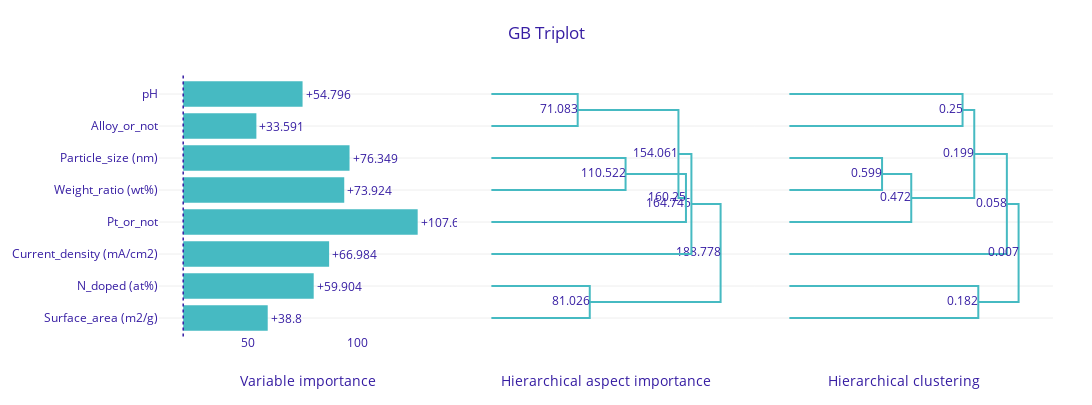

Notebook source saved alongside this figure:
### Code cell
mt_GB = asp_GB.model_triplot(random_state=42)
mt_GB.plot(title='GB Triplot')

### Figure 1 — Plotly figure (JSON) as saved in the notebook; plotly's stock layout.template omitted (floating-point values rounded to 4 significant figures)
{"data": [{"base": 20.06, "hoverinfo": "text", "hoverlabel": {"bgcolor": "rgba(0,0,0,0.8)"}, "hovertext": ["Drop-out loss: 58.86<br>Drop-out loss change: +38.8<br>Variable: Surface_area (m2/g)", "Drop-out loss: 79.964<br>Drop-out loss change: +59.904<br>Variable: N_doped (at%)", "Drop-out loss: 87.044<br>Drop-out loss change: +66.984<br>Variable: Current_density (mA/cm2)", "Drop-out loss: 127.691<br>Drop-out loss change: +107.631<br>Variable: Pt_or_not", "Drop-out loss: 93.984<br>Drop-out loss change: +73.924<br>Variable: Weight_ratio (wt%)", "Drop-out loss: 96.409<br>Drop-out loss change: +76.349<br>Variable: Particle_size (nm)", "Drop-out loss: 53.651<br>Drop-out loss change: +33.591<br>Variable: Alloy_or_not", "Drop-out loss: 74.856<br>Drop-out loss change: +54.796<br>Variable: pH"], "marker": {"color": "#46bac2"}, "orientation": "h", "showlegend": false, "text": ["+38.8", "+59.904", "+66.984", "+107.631", "+73.924", "+76.349", "+33.591", "+54.796"], "textfont": {"color": ["#371ea3", "#371ea3", "#371ea3", "#371ea3", "#371ea3", "#371ea3", "#371ea3", "#371ea3"]}, "textposition": "outside", "type": "bar", "x": [38.8, 59.9, 66.98, 107.6, 73.92, 76.35, 33.59, 54.8], "y": [-5, -15, -25, -35, -45, -55, -65, -75]}, {"hoverinfo": "text", "hoverlabel": {"bgcolor": "rgba(0,0,0,0.8)"}, "hovertext": "Min abs depend: 0.007<br>(between variables: Weight_ratio (wt%), N_doped (at%))<br>Drop-out loss: 208.825<br>Drop-out loss change: +188.778<br>Variables:<br>Alloy_or_not<br>Pt_or_not<br>Weight_ratio (wt%)<br>Particle_size (nm)<br>Surface_area (m2/g)<br>N_doped (at%)<br>pH<br>Current_density (mA/cm2)", "line": {"color": "#46bac2", "width": 2}, "marker": {"color": "#46bac2"}, "mode": "text+lines", "text": [null, null, null, null, null, null, null, null, null, null, null, null, null, null, null, null, null, null, null, null, "188.778", null, null, null, null, null, null, null, null], "textposition": "middle left", "type": "scatter", "x": [81.03, 87.76, 94.49, 101.2, 108.0, 114.7, 121.4, 128.2, 134.9, 141.6, 148.4, 155.1, 161.8, 168.6, 175.3, 182.0, 188.8, 188.8, 188.8, 188.8, 188.8, 188.8, 188.8, 188.8, 188.8, 182.8, 176.8, 170.8, 164.7], "xaxis": "x2", "y": [-10, -10, -10, -10, -10, -10, -10, -10, -10, -10, -10, -10, -10, -10, -10, -10, -10, -13.83, -17.66, -21.48, -25.31, -29.14, -32.97, -36.8, -40.62, -40.62, -40.62, -40.62, -40.62], "yaxis": "y"}, {"hoverinfo": "text", "hoverlabel": {"bgcolor": "rgba(0,0,0,0.8)"}, "hovertext": "Min abs depend: 0.058<br>(between variables: Weight_ratio (wt%), Current_density (mA/cm2))<br>Drop-out loss: 184.383<br>Drop-out loss change: +164.745<br>Variables:<br>Alloy_or_not<br>Pt_or_not<br>Weight_ratio (wt%)<br>Particle_size (nm)<br>pH<br>Current_density (mA/cm2)", "line": {"color": "#46bac2", "width": 2}, "marker": {"color": "#46bac2"}, "mode": "text+lines", "text": [null, null, null, null, null, null, null, null, null, null, null, null, null, null, null, null, null, null, null, null, null, null, null, null, null, null, null, null, null, "164.745", null, null, null, null, null, null, null, null], "textposition": "middle left", "type": "scatter", "x": [0, 6.59, 13.18, 19.77, 26.36, 32.95, 39.54, 46.13, 52.72, 59.31, 65.9, 72.49, 79.08, 85.67, 92.26, 98.85, 105.4, 112.0, 118.6, 125.2, 131.8, 138.4, 145.0, 151.6, 158.2, 164.7, 164.7, 164.7, 164.7, 164.7, 164.7, 164.7, 164.7, 164.7, 162.1, 159.4, 156.7, 154.1], "xaxis": "x2", "y": [-25, -25, -25, -25, -25, -25, -25, -25, -25, -25, -25, -25, -25, -25, -25, -25, -25, -25, -25, -25, -25, -25, -25, -25, -25, -25, -28.91, -32.81, -36.72, -40.62, -44.53, -48.44, -52.34, -56.25, -56.25, -56.25, -56.25, -56.25], "yaxis": "y"}, {"hoverinfo": "text", "hoverlabel": {"bgcolor": "rgba(0,0,0,0.8)"}, "hovertext": "Min abs depend: 0.199<br>(between variables: Weight_ratio (wt%), pH)<br>Drop-out loss: 173.955<br>Drop-out loss change: +154.061<br>Variables:<br>Alloy_or_not<br>Pt_or_not<br>Weight_ratio (wt%)<br>Particle_size (nm)<br>pH", "line": {"color": "#46bac2", "width": 2}, "marker": {"color": "#46bac2"}, "mode": "text+lines", "text": [null, null, null, null, null, null, null, null, "154.061", null, null, null, null, null, null, null, null, null, null, null, null, null, null, null, null], "textposition": "middle left", "type": "scatter", "x": [160.2, 158.7, 157.2, 155.6, 154.1, 154.1, 154.1, 154.1, 154.1, 154.1, 154.1, 154.1, 154.1, 147.1, 140.2, 133.3, 126.4, 119.5, 112.6, 105.7, 98.74, 91.83, 84.91, 78.0, 71.08], "xaxis": "x2", "y": [-42.5, -42.5, -42.5, -42.5, -42.5, -45.94, -49.38, -52.81, -56.25, -59.69, -63.12, -66.56, -70, -70, -70, -70, -70, -70, -70, -70, -70, -70, -70, -70, -70], "yaxis": "y"}, {"hoverinfo": "text", "hoverlabel": {"bgcolor": "rgba(0,0,0,0.8)"}, "hovertext": "Min abs depend: 0.25<br>(between variables: Alloy_or_not, pH)<br>Drop-out loss: 90.649<br>Drop-out loss change: +71.083<br>Variables:<br>Alloy_or_not<br>pH", "line": {"color": "#46bac2", "width": 2}, "marker": {"color": "#46bac2"}, "mode": "text+lines", "text": [null, null, null, null, null, null, null, null, null, null, null, null, null, null, "71.083", null, null, null, null, null, null, null, null, null, null, null, null, null, null], "textposition": "middle left", "type": "scatter", "x": [0, 7.108, 14.22, 21.32, 28.43, 35.54, 42.65, 49.76, 56.87, 63.97, 71.08, 71.08, 71.08, 71.08, 71.08, 71.08, 71.08, 71.08, 71.08, 63.97, 56.87, 49.76, 42.65, 35.54, 28.43, 21.32, 14.22, 7.108, 0], "xaxis": "x2", "y": [-65, -65, -65, -65, -65, -65, -65, -65, -65, -65, -65, -66.25, -67.5, -68.75, -70, -71.25, -72.5, -73.75, -75, -75, -75, -75, -75, -75, -75, -75, -75, -75, -75], "yaxis": "y"}, {"hoverinfo": "text", "hoverlabel": {"bgcolor": "rgba(0,0,0,0.8)"}, "hovertext": "Min abs depend: 0.472<br>(between variables: Pt_or_not, Weight_ratio (wt%))<br>Drop-out loss: 180.253<br>Drop-out loss change: +160.25<br>Variables:<br>Pt_or_not<br>Weight_ratio (wt%)<br>Particle_size (nm)", "line": {"color": "#46bac2", "width": 2}, "marker": {"color": "#46bac2"}, "mode": "text+lines", "text": [null, null, null, null, null, null, null, null, null, null, null, null, null, null, null, null, null, null, null, null, null, null, null, null, null, null, null, null, null, "160.25", null, null, null, null, null, null, null, null, null, null, null], "textposition": "middle left", "type": "scatter", "x": [0, 6.41, 12.82, 19.23, 25.64, 32.05, 38.46, 44.87, 51.28, 57.69, 64.1, 70.51, 76.92, 83.33, 89.74, 96.15, 102.6, 109.0, 115.4, 121.8, 128.2, 134.6, 141.0, 147.4, 153.8, 160.2, 160.2, 160.2, 160.2, 160.2, 160.2, 160.2, 160.2, 160.2, 153.1, 146.0, 138.9, 131.8, 124.7, 117.6, 110.5], "xaxis": "x2", "y": [-35, -35, -35, -35, -35, -35, -35, -35, -35, -35, -35, -35, -35, -35, -35, -35, -35, -35, -35, -35, -35, -35, -35, -35, -35, -35, -36.88, -38.75, -40.62, -42.5, -44.38, -46.25, -48.12, -50, -50, -50, -50, -50, -50, -50, -50], "yaxis": "y"}, {"hoverinfo": "text", "hoverlabel": {"bgcolor": "rgba(0,0,0,0.8)"}, "hovertext": "Min abs depend: 0.599<br>(between variables: Weight_ratio (wt%), Particle_size (nm))<br>Drop-out loss: 130.622<br>Drop-out loss change: +110.522<br>Variables:<br>Weight_ratio (wt%)<br>Particle_size (nm)", "line": {"color": "#46bac2", "width": 2}, "marker": {"color": "#46bac2"}, "mode": "text+lines", "text": [null, null, null, null, null, null, null, null, null, null, null, null, null, null, null, null, null, null, null, null, null, "110.522", null, null, null, null, null, null, null, null, null, null, null, null, null, null, null, null, null, null, null, null, null], "textposition": "middle left", "type": "scatter", "x": [0, 6.501, 13.0, 19.5, 26.01, 32.51, 39.01, 45.51, 52.01, 58.51, 65.01, 71.51, 78.02, 84.52, 91.02, 97.52, 104.0, 110.5, 110.5, 110.5, 110.5, 110.5, 110.5, 110.5, 110.5, 110.5, 104.0, 97.52, 91.02, 84.52, 78.02, 71.51, 65.01, 58.51, 52.01, 45.51, 39.01, 32.51, 26.01, 19.5, 13.0, 6.501, 0], "xaxis": "x2", "y": [-45, -45, -45, -45, -45, -45, -45, -45, -45, -45, -45, -45, -45, -45, -45, -45, -45, -45, -46.25, -47.5, -48.75, -50, -51.25, -52.5, -53.75, -55, -55, -55, -55, -55, -55, -55, -55, -55, -55, -55, -55, -55, -55, -55, -55, -55, -55], "yaxis": "y"}, {"hoverinfo": "text", "hoverlabel": {"bgcolor": "rgba(0,0,0,0.8)"}, "hovertext": "Min abs depend: 0.182<br>(between variables: Surface_area (m2/g), N_doped (at%))<br>Drop-out loss: 101.007<br>Drop-out loss change: +81.026<br>Variables:<br>Surface_area (m2/g)<br>N_doped (at%)", "line": {"color": "#46bac2", "width": 2}, "marker": {"color": "#46bac2"}, "mode": "text+lines", "text": [null, null, null, null, null, null, null, null, null, null, null, null, null, null, null, null, "81.026", null, null, null, null, null, null, null, null, null, null, null, null, null, null, null, null], "textposition": "middle left", "type": "scatter", "x": [0, 6.752, 13.5, 20.26, 27.01, 33.76, 40.51, 47.27, 54.02, 60.77, 67.52, 74.27, 81.03, 81.03, 81.03, 81.03, 81.03, 81.03, 81.03, 81.03, 81.03, 74.27, 67.52, 60.77, 54.02, 47.27, 40.51, 33.76, 27.01, 20.26, 13.5, 6.752, 0], "xaxis": "x2", "y": [-5, -5, -5, -5, -5, -5, -5, -5, -5, -5, -5, -5, -5, -6.25, -7.5, -8.75, -10, -11.25, -12.5, -13.75, -15, -15, -15, -15, -15, -15, -15, -15, -15, -15, -15, -15, -15], "yaxis": "y"}, {"hoverinfo": "text", "hoverlabel": {"bgcolor": "rgba(0,0,0,0.8)"}, "hovertext": "Min abs depend: 0.182<br>(between variables: Surface_area (m2/g), N_doped (at%))<br>Drop-out loss: 101.007<br>Drop-out loss change: +81.026<br>Variables:<br>Surface_area (m2/g)<br>N_doped (at%)", "line": {"color": "#46bac2", "width": 2}, "marker": {"color": "#46bac2"}, "mode": "text+lines", "text": [null, null, null, null, null, null, null, null, null, null, null, null, null, null, null, null, null, null, null, null, null, null, null, null, null, null, null, null, "0.182", null, null, null, null, null, null, null, null, null, null, null, null, null, null, null, null, null, null, null, null, null, null, null, null, null, null, null, null], "textposition": "middle left", "type": "scatter", "x": [0, 0.0341, 0.0682, 0.1023, 0.1364, 0.1705, 0.2046, 0.2387, 0.2728, 0.3069, 0.341, 0.3751, 0.4092, 0.4433, 0.4774, 0.5115, 0.5456, 0.5797, 0.6138, 0.6479, 0.682, 0.7161, 0.7502, 0.7843, 0.8184, 0.8184, 0.8184, 0.8184, 0.8184, 0.8184, 0.8184, 0.8184, 0.8184, 0.7843, 0.7502, 0.7161, 0.682, 0.6479, 0.6138, 0.5797, 0.5456, 0.5115, 0.4774, 0.4433, 0.4092, 0.3751, 0.341, 0.3069, 0.2728, 0.2387, 0.2046, 0.1705, 0.1364, 0.1023, 0.0682, 0.0341, 0], "xaxis": "x3", "y": [-5, -5, -5, -5, -5, -5, -5, -5, -5, -5, -5, -5, -5, -5, -5, -5, -5, -5, -5, -5, -5, -5, -5, -5, -5, -6.25, -7.5, -8.75, -10, -11.25, -12.5, -13.75, -15, -15, -15, -15, -15, -15, -15, -15, -15, -15, -15, -15, -15, -15, -15, -15, -15, -15, -15, -15, -15, -15, -15, -15, -15], "yaxis": "y"}, {"hoverinfo": "text", "hoverlabel": {"bgcolor": "rgba(0,0,0,0.8)"}, "hovertext": "Min abs depend: 0.599<br>(between variables: Weight_ratio (wt%), Particle_size (nm))<br>Drop-out loss: 130.622<br>Drop-out loss change: +110.522<br>Variables:<br>Weight_ratio (wt%)<br>Particle_size (nm)", "line": {"color": "#46bac2", "width": 2}, "marker": {"color": "#46bac2"}, "mode": "text+lines", "text": [null, null, null, null, null, null, null, null, null, null, null, null, null, null, null, "0.599", null, null, null, null, null, null, null, null, null, null, null, null, null, null, null], "textposition": "middle left", "type": "scatter", "x": [0, 0.0365, 0.073, 0.1095, 0.146, 0.1825, 0.219, 0.2555, 0.292, 0.3285, 0.365, 0.4015, 0.4015, 0.4015, 0.4015, 0.4015, 0.4015, 0.4015, 0.4015, 0.4015, 0.365, 0.3285, 0.292, 0.2555, 0.219, 0.1825, 0.146, 0.1095, 0.073, 0.0365, 0], "xaxis": "x3", "y": [-45, -45, -45, -45, -45, -45, -45, -45, -45, -45, -45, -45, -46.25, -47.5, -48.75, -50, -51.25, -52.5, -53.75, -55, -55, -55, -55, -55, -55, -55, -55, -55, -55, -55, -55], "yaxis": "y"}, {"hoverinfo": "text", "hoverlabel": {"bgcolor": "rgba(0,0,0,0.8)"}, "hovertext": "Min abs depend: 0.472<br>(between variables: Pt_or_not, Weight_ratio (wt%))<br>Drop-out loss: 180.253<br>Drop-out loss change: +160.25<br>Variables:<br>Pt_or_not<br>Weight_ratio (wt%)<br>Particle_size (nm)", "line": {"color": "#46bac2", "width": 2}, "marker": {"color": "#46bac2"}, "mode": "text+lines", "text": [null, null, null, null, null, null, null, null, null, null, null, null, null, null, null, null, null, null, null, "0.472", null, null, null, null, null, null, null, null], "textposition": "middle left", "type": "scatter", "x": [0, 0.0352, 0.0704, 0.1056, 0.1408, 0.176, 0.2112, 0.2464, 0.2816, 0.3168, 0.352, 0.3872, 0.4224, 0.4576, 0.4928, 0.528, 0.528, 0.528, 0.528, 0.528, 0.528, 0.528, 0.528, 0.528, 0.4963, 0.4647, 0.4331, 0.4015], "xaxis": "x3", "y": [-35, -35, -35, -35, -35, -35, -35, -35, -35, -35, -35, -35, -35, -35, -35, -35, -36.88, -38.75, -40.62, -42.5, -44.38, -46.25, -48.12, -50, -50, -50, -50, -50], "yaxis": "y"}, {"hoverinfo": "text", "hoverlabel": {"bgcolor": "rgba(0,0,0,0.8)"}, "hovertext": "Min abs depend: 0.25<br>(between variables: Alloy_or_not, pH)<br>Drop-out loss: 90.649<br>Drop-out loss change: +71.083<br>Variables:<br>Alloy_or_not<br>pH", "line": {"color": "#46bac2", "width": 2}, "marker": {"color": "#46bac2"}, "mode": "text+lines", "text": [null, null, null, null, null, null, null, null, null, null, null, null, null, null, null, null, null, null, null, null, null, null, null, null, null, null, "0.25", null, null, null, null, null, null, null, null, null, null, null, null, null, null, null, null, null, null, null, null, null, null, null, null, null, null], "textposition": "middle left", "type": "scatter", "x": [0, 0.0341, 0.0682, 0.1023, 0.1364, 0.1705, 0.2046, 0.2387, 0.2728, 0.3069, 0.341, 0.3751, 0.4092, 0.4433, 0.4774, 0.5115, 0.5456, 0.5797, 0.6138, 0.6479, 0.682, 0.7161, 0.7502, 0.7502, 0.7502, 0.7502, 0.7502, 0.7502, 0.7502, 0.7502, 0.7502, 0.7161, 0.682, 0.6479, 0.6138, 0.5797, 0.5456, 0.5115, 0.4774, 0.4433, 0.4092, 0.3751, 0.341, 0.3069, 0.2728, 0.2387, 0.2046, 0.1705, 0.1364, 0.1023, 0.0682, 0.0341, 0], "xaxis": "x3", "y": [-65, -65, -65, -65, -65, -65, -65, -65, -65, -65, -65, -65, -65, -65, -65, -65, -65, -65, -65, -65, -65, -65, -65, -66.25, -67.5, -68.75, -70, -71.25, -72.5, -73.75, -75, -75, -75, -75, -75, -75, -75, -75, -75, -75, -75, -75, -75, -75, -75, -75, -75, -75, -75, -75, -75, -75, -75], "yaxis": "y"}, {"hoverinfo": "text", "hoverlabel": {"bgcolor": "rgba(0,0,0,0.8)"}, "hovertext": "Min abs depend: 0.199<br>(between variables: Weight_ratio (wt%), pH)<br>Drop-out loss: 173.955<br>Drop-out loss change: +154.061<br>Variables:<br>Alloy_or_not<br>Pt_or_not<br>Weight_ratio (wt%)<br>Particle_size (nm)<br>pH", "line": {"color": "#46bac2", "width": 2}, "marker": {"color": "#46bac2"}, "mode": "text+lines", "text": [null, null, null, null, null, null, null, null, null, null, null, "0.199", null, null, null, null, null, null, null, null], "textposition": "middle left", "type": "scatter", "x": [0.528, 0.567, 0.6059, 0.6449, 0.6839, 0.7229, 0.7619, 0.8009, 0.8009, 0.8009, 0.8009, 0.8009, 0.8009, 0.8009, 0.8009, 0.8009, 0.7882, 0.7755, 0.7629, 0.7502], "xaxis": "x3", "y": [-42.5, -42.5, -42.5, -42.5, -42.5, -42.5, -42.5, -42.5, -45.94, -49.38, -52.81, -56.25, -59.69, -63.12, -66.56, -70, -70, -70, -70, -70], "yaxis": "y"}, {"hoverinfo": "text", "hoverlabel": {"bgcolor": "rgba(0,0,0,0.8)"}, "hovertext": "Min abs depend: 0.058<br>(between variables: Weight_ratio (wt%), Current_density (mA/cm2))<br>Drop-out loss: 184.383<br>Drop-out loss change: +164.745<br>Variables:<br>Alloy_or_not<br>Pt_or_not<br>Weight_ratio (wt%)<br>Particle_size (nm)<br>pH<br>Current_density (mA/cm2)", "line": {"color": "#46bac2", "width": 2}, "marker": {"color": "#46bac2"}, "mode": "text+lines", "text": [null, null, null, null, null, null, null, null, null, null, null, null, null, null, null, null, null, null, null, null, null, null, null, null, null, null, null, null, null, null, null, null, "0.058", null, null, null, null, null, null, null, null], "textposition": "middle left", "type": "scatter", "x": [0, 0.03365, 0.06729, 0.1009, 0.1346, 0.1682, 0.2019, 0.2355, 0.2692, 0.3028, 0.3365, 0.3701, 0.4037, 0.4374, 0.471, 0.5047, 0.5383, 0.572, 0.6056, 0.6393, 0.6729, 0.7066, 0.7402, 0.7738, 0.8075, 0.8411, 0.8748, 0.9084, 0.9421, 0.9421, 0.9421, 0.9421, 0.9421, 0.9421, 0.9421, 0.9421, 0.9421, 0.9068, 0.8715, 0.8362, 0.8009], "xaxis": "x3", "y": [-25, -25, -25, -25, -25, -25, -25, -25, -25, -25, -25, -25, -25, -25, -25, -25, -25, -25, -25, -25, -25, -25, -25, -25, -25, -25, -25, -25, -25, -28.91, -32.81, -36.72, -40.62, -44.53, -48.44, -52.34, -56.25, -56.25, -56.25, -56.25, -56.25], "yaxis": "y"}, {"hoverinfo": "text", "hoverlabel": {"bgcolor": "rgba(0,0,0,0.8)"}, "hovertext": "Min abs depend: 0.007<br>(between variables: Weight_ratio (wt%), N_doped (at%))<br>Drop-out loss: 208.825<br>Drop-out loss change: +188.778<br>Variables:<br>Alloy_or_not<br>Pt_or_not<br>Weight_ratio (wt%)<br>Particle_size (nm)<br>Surface_area (m2/g)<br>N_doped (at%)<br>pH<br>Current_density (mA/cm2)", "line": {"color": "#46bac2", "width": 2}, "marker": {"color": "#46bac2"}, "mode": "text+lines", "text": [null, null, null, null, null, null, null, null, "0.007", null, null, null, null, null, null, null, null], "textposition": "middle left", "type": "scatter", "x": [0.8184, 0.862, 0.9056, 0.9492, 0.9929, 0.9929, 0.9929, 0.9929, 0.9929, 0.9929, 0.9929, 0.9929, 0.9929, 0.9802, 0.9675, 0.9548, 0.9421], "xaxis": "x3", "y": [-10, -10, -10, -10, -10, -13.83, -17.66, -21.48, -25.31, -29.14, -32.97, -36.8, -40.62, -40.62, -40.62, -40.62, -40.62], "yaxis": "y"}], "layout": {"font": {"color": "#371ea3"}, "height": 405.2, "hovermode": "closest", "margin": {"b": 71, "r": 30, "t": 78}, "shapes": [{"line": {"color": "#371ea3", "dash": "dot", "width": 1.5}, "type": "line", "x0": 20.06, "x1": 20.06, "xref": "x", "y0": -0.01, "y1": 1.01, "yref": "paper"}], "showlegend": false, "title": {"text": "GB Triplot", "x": 0.5}, "width": 1500, "xaxis": {"automargin": true, "autorange": false, "domain": [0, 0.33], "fixedrange": true, "gridwidth": 2, "mirror": false, "range": [8.954, 145.7], "showgrid": false, "showline": false, "showticklabels": true, "tickcolor": "white", "ticklen": 3, "ticks": "", "title": {"text": "Variable importance"}, "type": "linear", "zeroline": false}, "xaxis2": {"autorange": false, "domain": [0.33, 0.66], "fixedrange": true, "mirror": false, "range": [-28.32, 217.1], "showgrid": false, "showline": false, "showticklabels": true, "ticks": "", "ticktext": [""], "tickvals": [0], "title": {"text": "Hierarchical aspect importance"}, "zeroline": false}, "xaxis3": {"autorange": false, "domain": [0.66, 0.99], "fixedrange": true, "mirror": false, "range": [-0.1489, 1.142], "showgrid": false, "showline": false, "showticklabels": true, "ticks": "", "ticktext": [""], "tickvals": [0], "title": {"text": "Hierarchical clustering"}, "zeroline": false}, "yaxis": {"automargin": true, "autorange": "reversed", "fixedrange": true, "gridwidth": 1, "mirror": false, "tickcolor": "white", "ticklen": 10, "tickmode": "array", "ticks": "", "ticktext": ["Surface_area (m2/g)", "N_doped (at%)", "Current_density (mA/cm2)", "Pt_or_not", "Weight_ratio (wt%)", "Particle_size (nm)", "Alloy_or_not", "pH"], "tickvals": [-5, -15, -25, -35, -45, -55, -65, -75], "type": "linear"}}}
